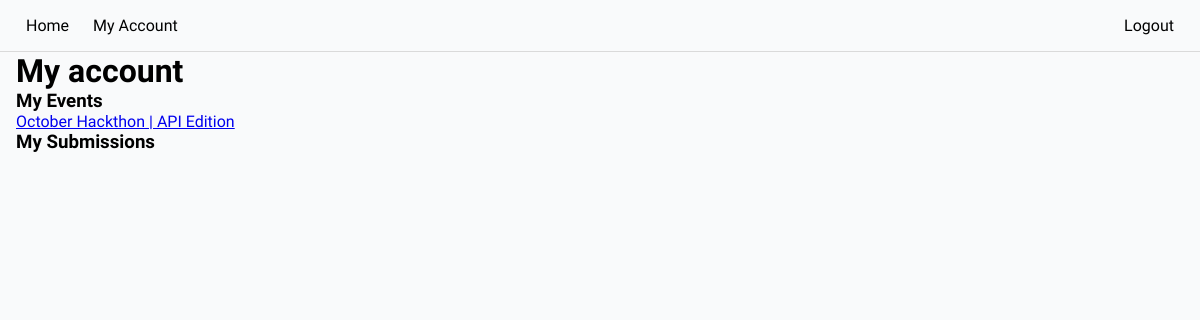
The page /account/ (signed in) on the database as committed earlier.
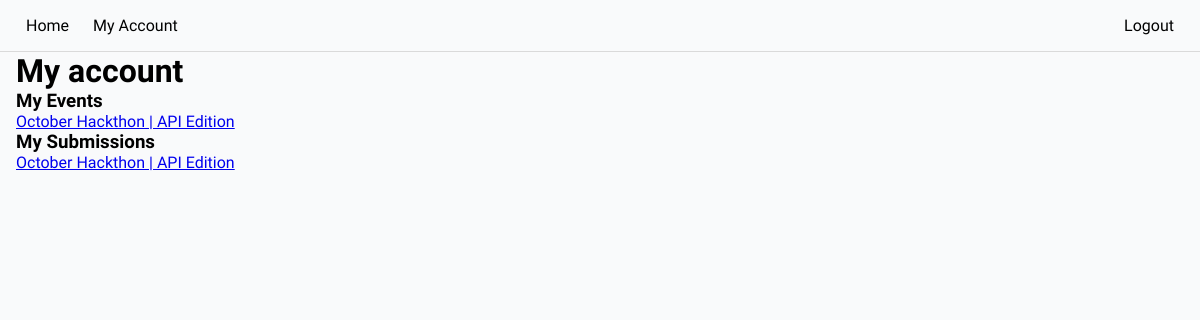
The same page on the database as committed later.
### base/models.py (models this page shows, shortened)
class Event(models.Model):
    name = models.CharField(max_length=200)
    description = models.TextField(null=True, blank=True)
    participants = models.ManyToManyField(User, blank=True)
    start_date = models.DateTimeField(null=True)
    end_date = models.DateTimeField(null=True)
    registration_deadline = models.DateTimeField(null=True)
    updated = models.DateTimeField(auto_now=True)
    created = models.DateTimeField(auto_now_add=True)

class Submission(models.Model):
    participant = models.ForeignKey(User, on_delete=models.SET_NULL, null=True)
    event = models.ForeignKey(Event, on_delete=models.SET_NULL, null=True)
    details = models.TextField(null=True, blank=True)

### base/views.py (the view)
# urls.py: path("account/", views.account_page, name="account"),
@login_required(login_url="/login")
def account_page(request):
    return render(request, "account.html", {"user": request.user})

### templates/account.html
{% extends 'base.html' %}
{% block content %}
    <h1>My account</h1>
    <div>
        <h3>My Events</h3>
        {% for event in user.event_set.all %}
           <a href="{% url 'event' event.id %}">{{event.name}}</a>
        {% endfor %}
    </div>
    <div>
        <h3>My Submissions</h3>
        {% for sub in user.submission_set.all %}
           <a href="{% url 'update-submission' sub.id %}">{{sub.event.name}}</a>
        {% endfor %}
    </div>
{% endblock %}

Rows that differ between the two databases and show on the page:
added Submission: event.name "October Hackthon | API Edition"
